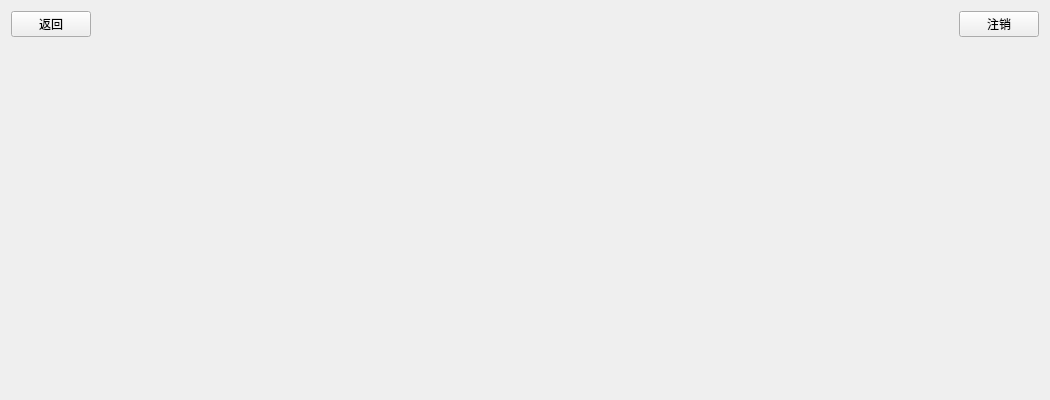
<?xml version="1.0" encoding="UTF-8"?>
<ui version="4.0">
 <class>MasterView</class>
 <widget class="QWidget" name="MasterView">
  <property name="geometry">
   <rect>
    <x>0</x>
    <y>0</y>
    <width>1050</width>
    <height>400</height>
   </rect>
  </property>
  <property name="windowTitle">
   <string>MasterView</string>
  </property>
  <layout class="QVBoxLayout" name="verticalLayout">
   <item>
    <layout class="QHBoxLayout" name="horizontalLayout">
     <item>
      <widget class="QPushButton" name="btBack">
       <property name="text">
        <string>返回</string>
       </property>
      </widget>
     </item>
     <item>
      <spacer name="horizontalSpacer">
       <property name="orientation">
        <enum>Qt::Orientation::Horizontal</enum>
       </property>
       <property name="sizeHint" stdset="0">
        <size>
         <width>40</width>
         <height>20</height>
        </size>
       </property>
      </spacer>
     </item>
     <item>
      <widget class="QLabel" name="titlelabel">
       <property name="text">
        <string/>
       </property>
      </widget>
     </item>
     <item>
      <spacer name="horizontalSpacer_2">
       <property name="orientation">
        <enum>Qt::Orientation::Horizontal</enum>
       </property>
       <property name="sizeHint" stdset="0">
        <size>
         <width>40</width>
         <height>20</height>
        </size>
       </property>
      </spacer>
     </item>
     <item>
      <widget class="QPushButton" name="btLogout">
       <property name="text">
        <string>注销</string>
       </property>
      </widget>
     </item>
    </layout>
   </item>
   <item>
    <widget class="QStackedWidget" name="stackedWidget">
     <widget class="QWidget" name="page"/>
     <widget class="QWidget" name="page_2"/>
    </widget>
   </item>
  </layout>
 </widget>
 <resources/>
 <connections/>
</ui>
